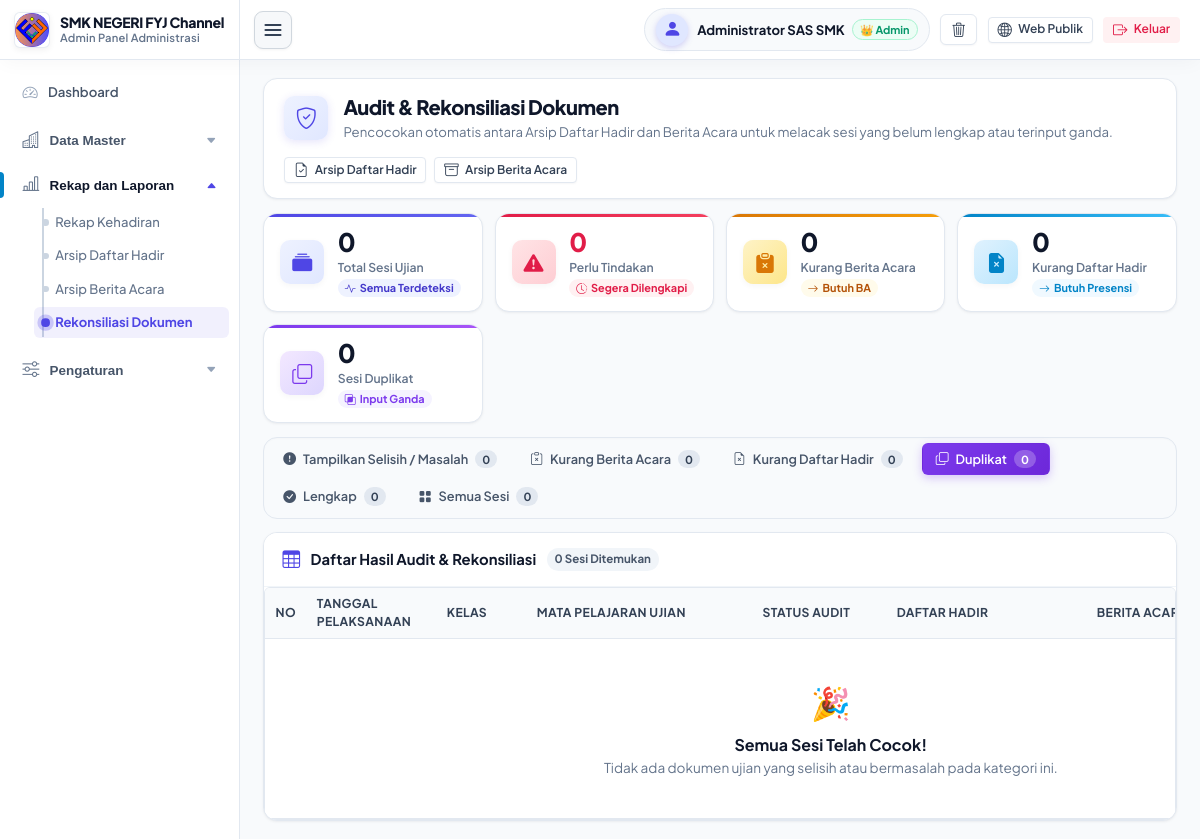
Before: /admin/rekonsiliasi.php?status=duplicate (signed in) with the older database file.
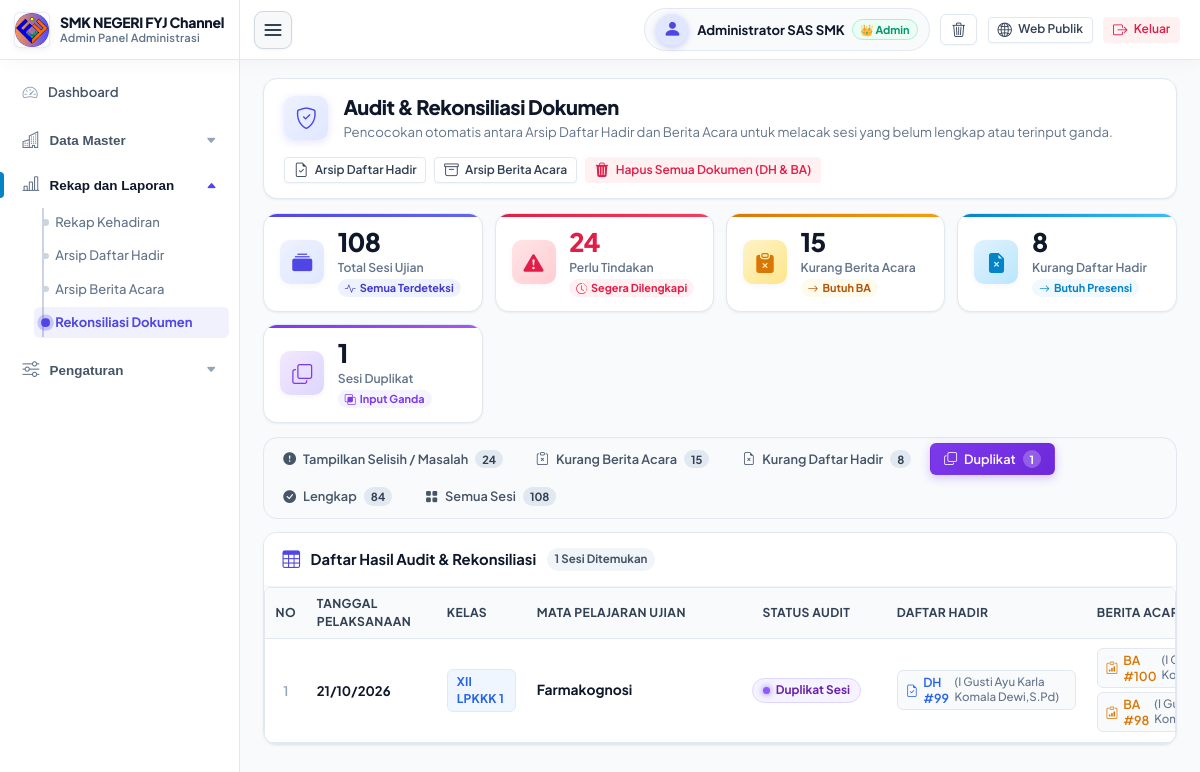
After: the same page with the newer database file.
### tables this page shows
CREATE TABLE absensi (
    id INTEGER PRIMARY KEY AUTOINCREMENT,
    nama_ujian VARCHAR(150) NOT NULL,
    tahun_ajaran VARCHAR(20) NOT NULL,
    semester VARCHAR(20) NOT NULL,
    class_id INTEGER NOT NULL,
    nama_kelas VARCHAR(50) NOT NULL,
    tingkat VARCHAR(10) DEFAULT 'XII',
    mata_pelajaran VARCHAR(150) NOT NULL,
    sesi VARCHAR(20) DEFAULT '1',
    ruang VARCHAR(50) DEFAULT '',
    tanggal_ujian DATE NOT NULL,
    jam_mulai VARCHAR(10) NOT NULL,
    jam_selesai VARCHAR(10) NOT NULL,
    peserta_hadir INTEGER DEFAULT 0,
    peserta_dispensasi INTEGER DEFAULT 0,
    peserta_izin INTEGER DEFAULT 0,
    peserta_sakit INTEGER DEFAULT 0,
    peserta_tidak_hadir INTEGER DEFAULT 0,
    total_peserta INTEGER DEFAULT 0,
    nama_pengawas_1 VARCHAR(100) NOT NULL,
    nip_pengawas_1 VARCHAR(50) DEFAULT '',
    nama_pengawas_2 VARCHAR(100) DEFAULT '',
    nip_pengawas_2 VARCHAR(50) DEFAULT '',
    signature_mode VARCHAR(20) DEFAULT 'digital',
    ttd_pengawas_1 TEXT,
    ttd_pengawas_2 TEXT,
    pdf_path VARCHAR(255) DEFAULT '',
    file_size INTEGER DEFAULT 0,
    data_siswa TEXT,
    created_at DATETIME,
    updated_at DATETIME
);

CREATE TABLE berita_acara (
    id INTEGER PRIMARY KEY AUTOINCREMENT,
    template_id INTEGER DEFAULT 1,
    nama_ujian VARCHAR(150) NOT NULL,
    tahun_ajaran VARCHAR(20) NOT NULL,
    semester VARCHAR(20) NOT NULL,
    class_id INTEGER NOT NULL,
    nama_kelas VARCHAR(50) NOT NULL,
    tingkat VARCHAR(10) DEFAULT 'XII',
    mata_pelajaran VARCHAR(150) NOT NULL,
    tanggal_ujian DATE NOT NULL,
    jam_mulai VARCHAR(10) NOT NULL,
    jam_selesai VARCHAR(10) NOT NULL,
    ruang VARCHAR(50) NOT NULL,
    peserta_seharusnya INTEGER DEFAULT 0,
    peserta_hadir INTEGER DEFAULT 0,
    peserta_tidak_hadir INTEGER DEFAULT 0,
    blangko_berita_acara INTEGER DEFAULT 1,
    blangko_daftar_hadir INTEGER DEFAULT 1,
    catatan_pelaksanaan TEXT,
    nama_pengawas_1 VARCHAR(100) NOT NULL,
    nip_pengawas_1 VARCHAR(50) DEFAULT '',
    nama_pengawas_2 VARCHAR(100) DEFAULT '',
    nip_pengawas_2 VARCHAR(50) DEFAULT '',
    signature_mode VARCHAR(20) DEFAULT 'digital',
    ttd_pengawas_1 TEXT,
    ttd_pengawas_2 TEXT,
    foto_dokumentasi TEXT,
    pdf_path VARCHAR(255) DEFAULT '',
    file_size INTEGER DEFAULT 0,
    created_at DATETIME,
    updated_at DATETIME
);

### admin/rekonsiliasi.php (the view, shortened to what the changed rows need)
<?php
$allDH = dbFetchAll("SELECT * FROM absensi ORDER BY tanggal_ujian DESC, id DESC");
$allBA = dbFetchAll("SELECT * FROM berita_acara ORDER BY tanggal_ujian DESC, id DESC");
$sessions = [];
foreach ($allDH as $dh) {
    $mpClean = strtolower(trim($dh['mata_pelajaran']));
    $key = $dh['tanggal_ujian'] . '||' . $dh['class_id'] . '||' . $mpClean;
    if (!isset($sessions[$key])) {
        $sessions[$key] = [
            'tanggal_ujian' => $dh['tanggal_ujian'],
            'class_id' => $dh['class_id'],
            'nama_kelas' => $dh['nama_kelas'],
            'tingkat' => $dh['tingkat'],
            'mata_pelajaran' => $dh['mata_pelajaran'],
            'dh' => [],
            'ba' => []
        ];
    }
    $sessions[$key]['dh'][] = $dh;
}
foreach ($allBA as $ba) {
    $mpClean = strtolower(trim($ba['mata_pelajaran']));
    $key = $ba['tanggal_ujian'] . '||' . $ba['class_id'] . '||' . $mpClean;
    if (!isset($sessions[$key])) {
        $sessions[$key] = [
            'tanggal_ujian' => $ba['tanggal_ujian'],
            'class_id' => $ba['class_id'],
            'nama_kelas' => $ba['nama_kelas'],
            'tingkat' => $ba['tingkat'],
            'mata_pelajaran' => $ba['mata_pelajaran'],
            'dh' => [],
            'ba' => []
        ];
    }
    $sessions[$key]['ba'][] = $ba;
}
$totalSessions = count($sessions);
$countMissingBA = 0;
$countMissingDH = 0;
$countDuplicate = 0;
$countComplete = 0;
foreach ($sessions as $key => &$sess) {
    $cDH = count($sess['dh']);
    $cBA = count($sess['ba']);
    if ($cDH > 1 || $cBA > 1) {
        $countDuplicate++;
    } elseif ($cDH > 0 && $cBA === 0) {
        $countMissingBA++;
    } elseif ($cBA > 0 && $cDH === 0) {
        $countMissingDH++;
    } else {
        $countComplete++;
    }
}
$countMismatch = $countMissingBA + $countMissingDH + $countDuplicate;
$statusFilter = $_GET['status'] ?? 'mismatch';
$filteredSessions = [];
foreach ($sessions as $key => $sess) {
    if ($statusFilter === 'all') {
        $filteredSessions[] = $sess;
    } elseif ($statusFilter === 'mismatch') {
        if ($sess['status'] !== 'complete') {
            $filteredSessions[] = $sess;
        }
    } else {
        if ($sess['status'] === $statusFilter) {
            $filteredSessions[] = $sess;
        }
    }
}
require_once __DIR__ . '/layout_header.php';
?>
<div class="page-header-card">
    <div class="page-header-content">
        <div>
            <h1 class="page-header-title">Audit & Rekonsiliasi Dokumen</h1>
        </div>
    </div>
    <div class="page-header-actions" style="display: flex; gap: 0.5rem; align-items: center; flex-wrap: wrap;">
        <?php if ($totalSessions > 0): ?>
            <button type="button" class="btn btn-danger-soft btn-sm" onclick="confirmResetAllDocuments()" title="Kosongkan seluruh dokumen ujian untuk persiapan periode baru">
                <i class="bi bi-trash3-fill"></i> <span>Hapus Semua Dokumen (DH & BA)</span>
            </button>
        <?php endif; ?>
    </div>
</div>
<div class="stats-grid">
    <div class="stat-card-modern">
        <div>
            <div class="stat-value"><?= $totalSessions ?></div>
            <div class="stat-label">Total Sesi Ujian</div>
            <span class="stat-meta-pill" style="background: #eef2ff; color: #4338ca;">
                <i class="bi bi-activity"></i> Semua Terdeteksi
            </span>
        </div>
    </div>
    <div class="stat-card-modern">
        <div>
            <div class="stat-value" style="color: #e11d48;"><?= $countMismatch ?></div>
            <div class="stat-label">Perlu Tindakan</div>
            <span class="stat-meta-pill" style="background: #fff1f2; color: #e11d48;">
                <i class="bi bi-clock-history"></i> Segera Dilengkapi
            </span>
        </div>
    </div>
    <div class="stat-card-modern">
        <div>
            <div class="stat-value"><?= $countMissingBA ?></div>
            <div class="stat-label">Kurang Berita Acara</div>
            <span class="stat-meta-pill" style="background: #fffbeb; color: #b45309;">
                <i class="bi bi-arrow-right"></i> Butuh BA
            </span>
        </div>
    </div>
    <div class="stat-card-modern">
        <div>
            <div class="stat-value"><?= $countMissingDH ?></div>
            <div class="stat-label">Kurang Daftar Hadir</div>
            <span class="stat-meta-pill" style="background: #f0f9ff; color: #0284c7;">
                <i class="bi bi-arrow-right"></i> Butuh Presensi
            </span>
        </div>
    </div>
    <div class="stat-card-modern">
        <div>
            <div class="stat-value"><?= $countDuplicate ?></div>
            <div class="stat-label">Sesi Duplikat</div>
            <span class="stat-meta-pill" style="background: #f5f3ff; color: #7c3aed;">
                <i class="bi bi-intersect"></i> Input Ganda
            </span>
        </div>
    </div>
</div>
<div style="margin-bottom: 0.85rem;">
    <div class="filter-segmented-wrapper">
        <a href="?status=mismatch"
           class="filter-tab-item <?= $statusFilter === 'mismatch' ? 'active-mismatch' : '' ?>">
            <i class="bi bi-exclamation-circle-fill"></i>
            <span>Tampilkan Selisih / Masalah</span>
            <span class="filter-counter"><?= $countMismatch ?></span>
        </a>
        <a href="?status=missing_ba"
           class="filter-tab-item <?= $statusFilter === 'missing_ba' ? 'active-missing-ba' : '' ?>">
            <i class="bi bi-clipboard-x"></i>
            <span>Kurang Berita Acara</span>
            <span class="filter-counter"><?= $countMissingBA ?></span>
        </a>
        <a href="?status=missing_dh"
           class="filter-tab-item <?= $statusFilter === 'missing_dh' ? 'active-missing-dh' : '' ?>">
            <i class="bi bi-file-earmark-x"></i>
            <span>Kurang Daftar Hadir</span>
            <span class="filter-counter"><?= $countMissingDH ?></span>
        </a>
        <a href="?status=duplicate"
           class="filter-tab-item <?= $statusFilter === 'duplicate' ? 'active-duplicate' : '' ?>">
            <i class="bi bi-copy"></i>
            <span>Duplikat</span>
            <span class="filter-counter"><?= $countDuplicate ?></span>
        </a>
        <a href="?status=complete"
           class="filter-tab-item <?= $statusFilter === 'complete' ? 'active-complete' : '' ?>">
            <i class="bi bi-check-circle-fill"></i>
            <span>Lengkap</span>
            <span class="filter-counter"><?= $countComplete ?></span>
        </a>
        <a href="?status=all"
           class="filter-tab-item <?= $statusFilter === 'all' ? 'active-all' : '' ?>">
            <i class="bi bi-grid-fill"></i>
            <span>Semua Sesi</span>
            <span class="filter-counter"><?= $totalSessions ?></span>
        </a>
    </div>
</div>
<div class="table-modern-card">
    <div class="table-modern-card-header">
        <div style="display: flex; align-items: center; gap: 0.65rem;">
            <i class="bi bi-table" style="color: var(--primary); font-size: 1.1rem;"></i>
            <span style="font-weight: 700; color: var(--text-heading); font-size: 0.925rem;">
                Daftar Hasil Audit & Rekonsiliasi
            </span>
            <span class="badge" style="background: #f1f5f9; color: #475569; font-weight: 700; font-size: 0.72rem;">
                <?= count($filteredSessions) ?> Sesi Ditemukan
            </span>
        </div>
    </div>
    <div class="table-responsive">
        <table class="table" style="margin-bottom: 0;">
            <thead>
                <tr>
                    <th style="width: 44px; text-align: center;">No</th>
                    <th style="min-width: 130px;">Tanggal Pelaksanaan</th>
                    <th style="min-width: 90px;">Kelas</th>
                    <th style="min-width: 200px;">Mata Pelajaran Ujian</th>
                    <th style="min-width: 160px; text-align: center;">Status Audit</th>
                    <th style="min-width: 200px;">Daftar Hadir</th>
                    <th style="min-width: 200px;">Berita Acara</th>
                </tr>
            </thead>
            <tbody>
                <?php if (empty($filteredSessions)): ?>
                    <tr>
                        <td colspan="8" style="text-align: center; color: var(--text-muted); padding: 2.5rem 1rem;">
                            <div style="font-size: 2rem; margin-bottom: 0.5rem;">🎉</div>
                            <div style="font-weight: 700; color: var(--text-heading); font-size: 1rem;">Semua Sesi Telah Cocok!</div>
                            <div style="font-size: 0.85rem; color: var(--text-muted); margin-top: 2px;">
                                Tidak ada dokumen ujian yang selisih atau bermasalah pada kategori ini.
                            </div>
                        </td>
                    </tr>
                <?php else: ?>
                    <?php foreach ($filteredSessions as $idx => $s): ?>
                        <tr>
                            <td style="text-align: center; color: var(--text-subtle); font-weight: 600;"><?= $idx + 1 ?></td>
                            <td>
                                <span style="font-weight: 700; color: var(--text-heading);">
                                    <?= date('d/m/Y', strtotime($s['tanggal_ujian'])) ?>
                                </span>
                            </td>
                            <td>
                                <span class="badge-class-pill"><?= htmlspecialchars($s['nama_kelas']) ?></span>
                            </td>
                            <td>
                                <span style="font-weight: 700; color: var(--text-heading); font-size: 0.865rem;">
                                    <?= htmlspecialchars($s['mata_pelajaran']) ?>
                                </span>
                            </td>
                            <td style="text-align: center;">
                                <?php if ($s['status'] === 'complete'): ?>
                                    <span class="status-pill status-pill-success">
                                        <span class="dot-pulse dot-success"></span> Lengkap (1:1)
                                    </span>
                                <?php elseif ($s['status'] === 'missing_ba'): ?>
                                    <span class="status-pill status-pill-warning">
                                        <span class="dot-pulse dot-warning"></span> Kurang Berita Acara
                                    </span>
                                <?php elseif ($s['status'] === 'missing_dh'): ?>
                                    <span class="status-pill status-pill-danger">
                                        <span class="dot-pulse dot-danger"></span> Kurang Daftar Hadir
                                    </span>
                                <?php elseif ($s['status'] === 'duplicate'): ?>
                                    <span class="status-pill status-pill-purple">
                                        <span class="dot-pulse dot-purple"></span> Duplikat Sesi
                                    </span>
                                <?php endif; ?>
                            </td>
                            <td>
                                <?php if (!empty($s['dh'])): ?>
                                    <?php foreach ($s['dh'] as $d): ?>
                                        <div>
                                            <a href="/admin/preview.php?type=absensi&id=<?= $d['id'] ?>" target="_blank" class="doc-chip doc-chip-dh" title="Buka PDF Daftar Hadir #<?= $d['id'] ?>">
                                                <i class="bi bi-file-earmark-check"></i>
                                                <span>DH #<?= $d['id'] ?></span>
                                                <span class="doc-chip-sub">(<?= htmlspecialchars($d['nama_pengawas_1']) ?>)</span>
                                            </a>
                                        </div>
                                    <?php endforeach; ?>
                                <?php else: ?>
                                    <span class="doc-chip-empty">
                                        <i class="bi bi-x-circle-fill"></i> Belum Ada
                                    </span>
                                <?php endif; ?>
                            </td>
                            <td>
                                <?php if (!empty($s['ba'])): ?>
                                    <?php foreach ($s['ba'] as $b): ?>
                                        <div>
                                            <a href="/admin/preview.php?type=berita_acara&id=<?= $b['id'] ?>" target="_blank" class="doc-chip doc-chip-ba" title="Buka PDF Berita Acara #<?= $b['id'] ?>">
                                                <i class="bi bi-clipboard-data"></i>
                                                <span>BA #<?= $b['id'] ?></span>
                                                <span class="doc-chip-sub">(<?= htmlspecialchars($b['nama_pengawas_1']) ?>)</span>
                                            </a>
                                        </div>
                                    <?php endforeach; ?>
                                <?php else: ?>
                                    <span class="doc-chip-empty">
                                        <i class="bi bi-x-circle-fill"></i> Belum Ada
                                    </span>
                                <?php endif; ?>
                            </td>
                        </tr>
                    <?php endforeach; ?>
                <?php endif; ?>
            </tbody>
        </table>
    </div>
</div>
<?php require_once __DIR__ . '/layout_footer.php'; ?>

Changed rows visible on the page:
added absensi: tanggal_ujian "21/10/2026", nama_kelas "XII LPKKK 1", mata_pelajaran "Farmakognosi", id "99", nama_pengawas_1 "I Gusti Ayu Karla Komala Dewi,S.Pd"
added berita_acara: id "100", nama_pengawas_1 "I…"
added berita_acara: id "98", nama_pengawas_1 "I…"
Other visible differences:
$totalSessions: "0" → "108"
$countMismatch: "0" → "24"
$countMissingBA: "0" → "15"
$countMissingDH: "0" → "8"
$countDuplicate: "0" → "1"
$countComplete: "0" → "84"
count($filteredSessions): "0" → "1"
text no longer shown: "🎉 Semua Sesi Telah Cocok! Tidak ada dokumen ujian yang selisih atau bermasalah pada kategori ini."
text now shown: "Hapus Semua Dokumen (DH & BA)"
